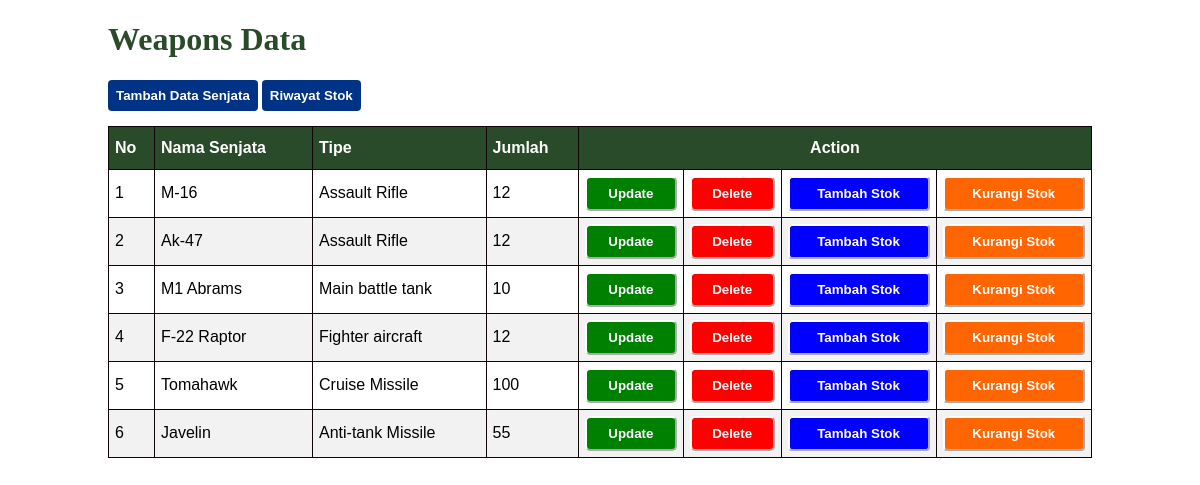
The page / on the database its author committed.
### newapp/models.py (models this page shows)
class weapon(models.Model):
    nama = models.CharField(max_length=50)
    tipe = models.CharField(max_length=100)
    jumlah = models.IntegerField()

### newapp/views.py (the view)
# urls.py: path('', views.index,name="index"),
def index(request):
    wep=weapon.objects.all()
    return render(request, 'index.html',{'wep':wep})

### newapp/templates/index.html (shortened to what this page needs)
<!DOCTYPE html>
<html lang="en">
<head>
    {% load static %}
    <link rel="stylesheet" href="{% static 'style.css' %}">
</head>
<body>
    <div class="container">
        <h1>Weapons Data</h1>
        <a href="{% url 'add' %}"><button id="new3">Tambah Data Senjata</button></a>
        <a href="{% url 'riwayat_stok' %}"><button id="new3">Riwayat Stok</button></a>
        <table id="weapons" border="1">
            <thead>
                <tr>
                    <th>No</th>
                    <th>Nama Senjata</th>
                    <th>Tipe</th>
                    <th>Jumlah</th>
                    <th colspan="4" id="mid">Action</th>
                </tr>
            </thead>
            <tbody>
                {% for x in wep %}
                <tr>
                    <td>{{ forloop.counter }}</td>
                    <td>{{ x.nama }}</td>
                    <td>{{ x.tipe }}</td>
                    <td>{{ x.jumlah }}</td>
                    <td>
                        <a href="update/{{ x.id }}">
                            <button id="up">Update</button>
                        </a>
                    </td>
                    <td>
                        <a href="delete/{{ x.id }}">
                            <button id="del">Delete</button>
                        </a>
                    </td>
                    <td>
                        <a href="{% url 'tambah_stok' x.id %}">
                            <button id="tambah">Tambah Stok</button>
                        </a>
                    </td>
                    <td>
                        <a href="{% url 'kurangi_stok' x.id %}">
                            <button id="kurangi">Kurangi Stok</button>
                        </a>
                    </td>
                </tr>
                {% endfor %}
            </tbody>
        </table>
    </div>
</body>
</html>

### newapp/static/style.css (style rules this page uses)
.container { margin:auto; padding: 0px 100px 100px 100px; }
h1 { color: #294B29; }
.container #new3 { padding: 8px; margin-bottom: 15px; background-color: #003285; color: white; font-weight: bold; display: inline-block; border-radius: 4px; border: none; }
.container #tambah { padding: 8px; background-color: blue; color: white; font-weight: bold; border-radius: 4px; border-color: white; }
.container #kurangi { padding: 8px; background-color: #FF6500; color: white; font-weight: bold; border-radius: 4px; border-color: white; }
#weapons { font-family: Arial, Helvetica, sans-serif; border-collapse: collapse; width: 100%; }
#weapons td, #weapons th { border: 1px solid rgb(17, 4, 4); padding: 6px; }
#weapons tr:nth-child(even) { background-color: #f2f2f2; }
#weapons th { padding-top: 12px; padding-bottom: 12px; text-align: left; background-color: #294B29; color: white; }
#weapons #mid { text-align: center; }
#weapons #up { background-color: green; border-color: white; border-radius: 5px; padding: 8px; color: white; font-weight: bold; }
#weapons #del { background-color: red; border-color: white; border-radius: 5px; padding: 8px; color: white; font-weight: bold; }
#weapons button { width: 100%; }

### rows shown on the page
weapon: nama "M-16", tipe "Assault Rifle", jumlah "12"
weapon: nama "Ak-47", tipe "Assault Rifle", jumlah "12"
weapon: nama "M1 Abrams", tipe "Main battle tank", jumlah "10"
weapon: nama "F-22 Raptor", tipe "Fighter aircraft", jumlah "12"
weapon: nama "Tomahawk", tipe "Cruise Missile", jumlah "100"
weapon: nama "Javelin", tipe "Anti-tank Missile", jumlah "55"
